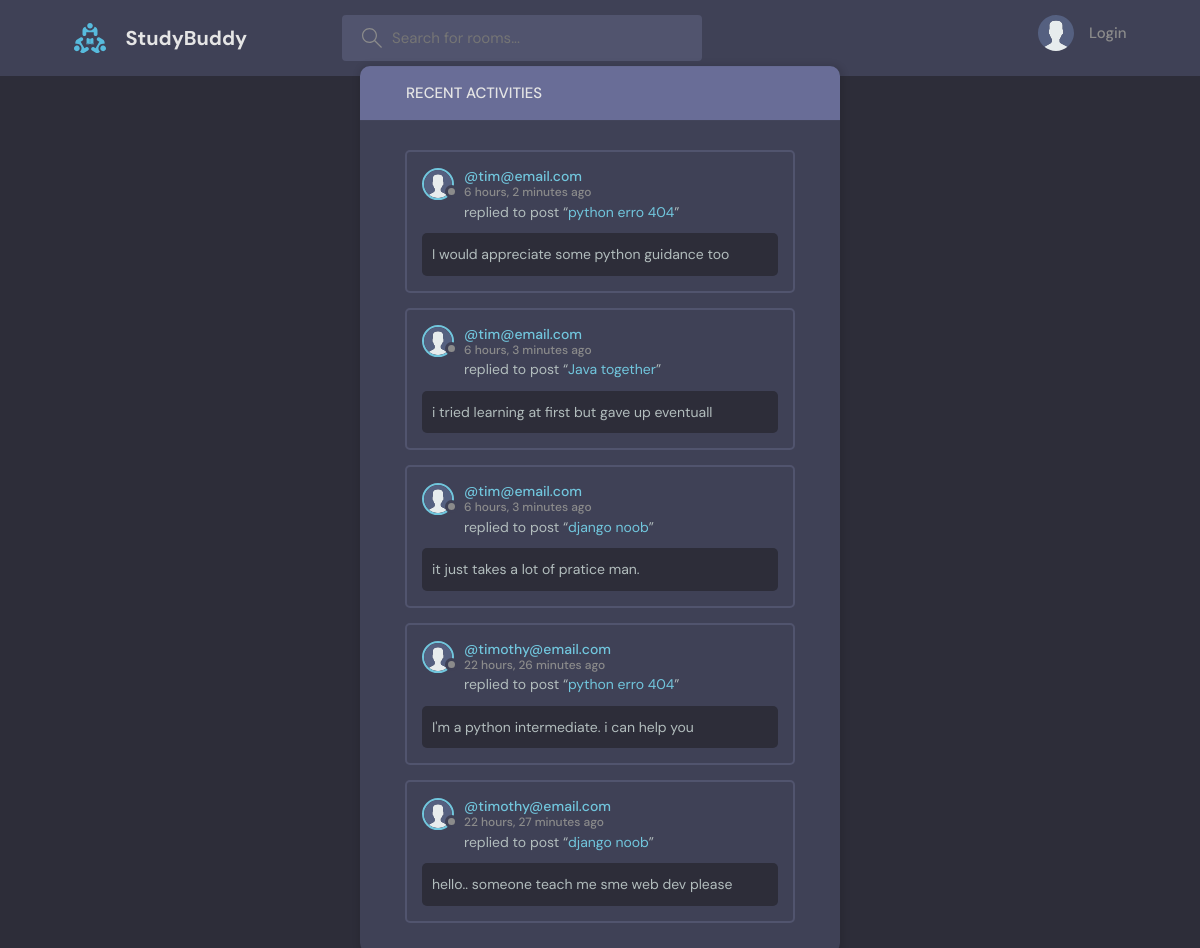
/activity-page/, run on the app's committed database.
### base/models.py (models this page shows, shortened)
class Message(models.Model):
    user = models.ForeignKey(User, on_delete=models.CASCADE)
    room = models.ForeignKey(Room, on_delete=models.CASCADE)
    body = models.TextField()
    updated = models.DateTimeField(auto_now=True)
    created = models.DateTimeField(auto_now_add=True)
    class Meta:
        ordering = ['-updated','-created']

class User(AbstractUser):
    name = models.CharField(max_length=50, null=True)
    email = models.EmailField(unique=True)
    password = models.CharField(max_length=50,)
    bio = models.TextField(max_length=100, null=True, blank=True)
    avatar = models.ImageField(null=True, default = "avatar.svg")
    USERNAME_FIELD = 'email'
    REQUIRED_FIELDS= []
    pass

class Room(models.Model):
    host = models.ForeignKey(User, on_delete=models.SET_NULL, null=True)
    topic = models.ForeignKey(Topic, on_delete= models.SET_NULL, null = True)
    name = models.CharField(max_length=50)
    description = models.TextField(null=True, blank=True)
    participants = models.ManyToManyField(User,related_name= "participants", blank=True)
    updated = models.DateTimeField(auto_now=True)
    created = models.DateTimeField(auto_now_add=True)
    def __str__(self):
        return self.name
    class Meta:
        ordering = ['-updated','-created']

### base/views.py (the view)
# urls.py: path('activity-page/',views.activityPage,name='activity-page'),
def activityPage(request):
    q = request.GET.get('q') if request.GET.get('q') != None else ''
    room_messages = Message.objects.filter(Q(room__topic__name__icontains=q))
    context={"room_messages":room_messages}
    return render(request , "base/activity.html", context)

### base/templates/base/activity.html (shortened to what this page needs)
{% extends 'base/main.html' %}
{% block content %}
<main class="layout">
  <div class="container">
    <div class="layout__box">
      <div class="layout__boxHeader">
        <div class="layout__boxTitle">
          <a href="{% url 'base:home' %}">
            <svg version="1.1" xmlns="http://www.w3.org/2000/svg" width="32" height="32" viewBox="0 0 32 32">
              <title>arrow-left</title>
              <path>
                d="M13.723 2.286l-13.723 13.714 13.719 13.714 1.616-1.611-10.96-10.96h27.625v-2.286h-27.625l10.965-10.965-1.616-1.607z">
              </path>
            </svg>
          </a>
          <h3>Recent Activities</h3>
        </div>
      </div>
      <div class="activities-page layout__body">
        {% for message in room_messages %}
        <div class="activities__box">
          <div class="activities__boxHeader roomListRoom__header">
            <a href="{% url 'base:user-profile' message.user.id %}" class="roomListRoom__author">
              <div class="avatar avatar--small">
                <img src="{{message.user.avatar.url}}" />
              </div>
              <p>
                @{{message.user}}
                <span>{{message.created|timesince}} ago</span>
              </p>
            </a>
          </div>
          <div class="activities__boxContent">
            <p>replied to post “<a href="{% url 'base:room' message.room.id %}">{{message.room}}</a>”</p>
            <div class="activities__boxRoomContent">
              {{message.body}}
            </div>
          </div>
        </div>
        {% endfor %}
      </div>
    </div>
  </div>
</main>
{% endblock content %}

### static/styles/style.css (style rules this page uses)
:root { --color-main: #71c6dd; --color-main-light: #e1f6fb; --color-dark: #3f4156; --color-dark-medium: #51546e; --color-dark-light: #696d97; --color-light: #e5e5e5; --color-gray: #8b8b8b; --color-light-gray: #b2bdbd; --color-bg: #2d2d39; --color-success: #5dd693; --color-error: #fc4b0b; }
* { font-family: "DM Sans", -apple-system, BlinkMacSystemFont, "Segoe UI", Roboto, Oxygen, Ubuntu, Cantarell, "Open Sans", "Helvetica Neue", sans-serif; margin: 0; padding: 0; box-sizing: border-box; text-rendering: optimizeLegibility; font-size: inherit; }
html { font-size: 56.25%; }
@media only screen and (min-width: 1200px) { html { font-size: 62.5%; } }
body { line-height: 1.6; font-weight: 400; font-size: 1.5rem; color: var(--color-light-gray); background-color: var(--color-bg); min-height: 100vh; }
img { width: 100%; }
a { display: inline-block; color: var(--color-main); text-decoration: none; }
.container { max-width: 120rem; width: 90%; margin: auto; }
.avatar { position: relative; display: inline-block; border-radius: 50%; border: 2px solid var(--color-main); }
.avatar img { display: block; border-radius: 50%; object-fit: cover; object-position: center; }
.avatar::after { content: ""; display: block; position: absolute; background-color: var(--color-gray); z-index: 111; border-radius: 50%; border: 0.3rem solid var(--color-dark); }
.avatar.avatar--small img { width: 2.8rem; height: 2.8rem; }
.avatar.avatar--small:after { width: 0.7rem; height: 0.7rem; bottom: 0px; right: -6px; }
.layout { margin-top: 2.4rem; }
.layout > .container { display: flex; justify-content: space-between; align-items: flex-start; }
.layout__box { width: 90%; max-width: 48rem; min-height: 40rem; position: absolute; top: 50%; left: 50%; transform: translate(-50%, -46%); background-color: var(--color-dark); border-radius: 1rem; box-shadow: 1px 1px 6px 3px rgba(0, 0, 0, 0.1); overflow: hidden; }
.layout__boxHeader { display: flex; padding: 1.5rem; background-color: var(--color-dark-light); }
.layout__boxTitle { display: flex; gap: 1.5rem; align-items: center; }
.layout__boxTitle h3 { text-transform: uppercase; font-weight: 500; color: var(--color-light); }
.layout__boxTitle svg { width: 1.6rem; height: 1.6rem; fill: var(--color-main); }
.layout__body { margin: 3rem; }
.roomListRoom__header { display: flex; justify-content: space-between; align-items: center; }
.roomListRoom__author { font-weight: 500; display: flex; align-items: center; gap: 1rem; }
.activities__box { margin: 1.5rem; padding: 1.5rem; border: 2px solid var(--color-dark-medium); border-radius: 5px; }
.activities__boxHeader p { font-size: 1.4rem; line-height: 1.3; }
.activities__boxHeader p span { color: var(--color-gray); font-size: 1.2rem; display: block; }
.activities__boxContent { margin-left: 4.2rem; }
.activities__boxContent { font-size: 1.4rem; }
.activities__boxRoomContent { background: var(--color-bg); padding: 1rem; border-radius: 5px; margin-top: 1rem; margin-left: -4.2rem; }

### data on the page
Message: user.avatar (placeholder picture), user "tim@email.com", created "6 hours, 2 minutes", room "python erro 404", body "I would appreciate some python guidance too"
Message: user.avatar (placeholder picture), user "tim@email.com", created "6 hours, 3 minutes", room "Java together", body "i tried learning at first but gave up eventuall"
Message: user.avatar (placeholder picture), user "tim@email.com", created "6 hours, 3 minutes", room "django noob", body "it just takes a lot of pratice man."
Message: user.avatar (placeholder picture), user "timothy@email.com", created "22 hours, 26 minutes", room "python erro 404", body "I'm a python intermediate. i can help you"
Message: user.avatar (placeholder picture), user "timothy@email.com", created "22 hours, 27 minutes", room "django noob", body "hello.. someone teach me sme web dev please"
